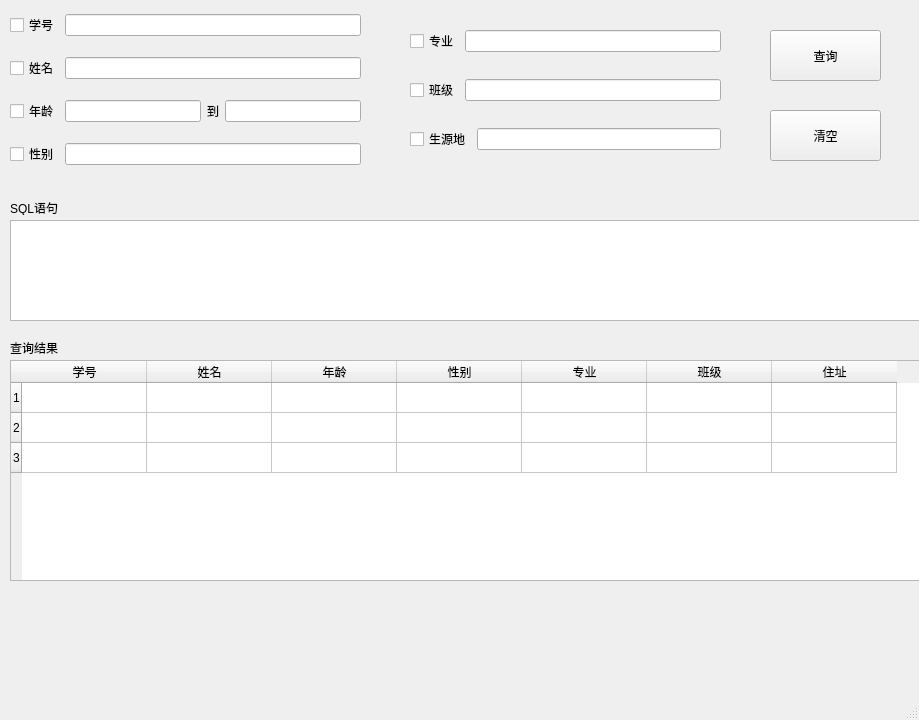
<?xml version="1.0" encoding="UTF-8"?>
<ui version="4.0">
 <class>MainWindow</class>
 <widget class="QMainWindow" name="MainWindow">
  <property name="geometry">
   <rect>
    <x>0</x>
    <y>0</y>
    <width>919</width>
    <height>720</height>
   </rect>
  </property>
  <property name="windowTitle">
   <string>MainWindow</string>
  </property>
  <widget class="QWidget" name="centralwidget">
   <widget class="QPushButton" name="pushButton">
    <property name="geometry">
     <rect>
      <x>770</x>
      <y>30</y>
      <width>111</width>
      <height>51</height>
     </rect>
    </property>
    <property name="text">
     <string>查询</string>
    </property>
   </widget>
   <widget class="QWidget" name="verticalLayoutWidget">
    <property name="geometry">
     <rect>
      <x>10</x>
      <y>0</y>
      <width>351</width>
      <height>181</height>
     </rect>
    </property>
    <layout class="QVBoxLayout" name="verticalLayout">
     <item>
      <layout class="QHBoxLayout" name="horizontalLayout">
       <item>
        <widget class="QCheckBox" name="checkBox">
         <property name="text">
          <string>学号</string>
         </property>
        </widget>
       </item>
       <item>
        <widget class="QLineEdit" name="lineEdit"/>
       </item>
      </layout>
     </item>
     <item>
      <layout class="QHBoxLayout" name="horizontalLayout_2">
       <item>
        <widget class="QCheckBox" name="checkBox_5">
         <property name="text">
          <string>姓名</string>
         </property>
        </widget>
       </item>
       <item>
        <widget class="QLineEdit" name="lineEdit_2"/>
       </item>
      </layout>
     </item>
     <item>
      <layout class="QHBoxLayout" name="horizontalLayout_4">
       <item>
        <widget class="QCheckBox" name="checkBox_7">
         <property name="text">
          <string>年龄</string>
         </property>
        </widget>
       </item>
       <item>
        <widget class="QLineEdit" name="lineEdit_5"/>
       </item>
       <item>
        <widget class="QLabel" name="label">
         <property name="text">
          <string>到</string>
         </property>
        </widget>
       </item>
       <item>
        <widget class="QLineEdit" name="lineEdit_4"/>
       </item>
      </layout>
     </item>
     <item>
      <layout class="QHBoxLayout" name="horizontalLayout_3">
       <item>
        <widget class="QCheckBox" name="checkBox_2">
         <property name="text">
          <string>性别</string>
         </property>
        </widget>
       </item>
       <item>
        <widget class="QLineEdit" name="lineEdit_3"/>
       </item>
      </layout>
     </item>
    </layout>
   </widget>
   <widget class="QWidget" name="verticalLayoutWidget_2">
    <property name="geometry">
     <rect>
      <x>410</x>
      <y>10</y>
      <width>311</width>
      <height>161</height>
     </rect>
    </property>
    <layout class="QVBoxLayout" name="verticalLayout_2">
     <item>
      <layout class="QHBoxLayout" name="horizontalLayout_5">
       <item>
        <widget class="QCheckBox" name="checkBox_4">
         <property name="text">
          <string>专业</string>
         </property>
        </widget>
       </item>
       <item>
        <widget class="QLineEdit" name="lineEdit_6"/>
       </item>
      </layout>
     </item>
     <item>
      <layout class="QHBoxLayout" name="horizontalLayout_7">
       <item>
        <widget class="QCheckBox" name="checkBox_6">
         <property name="text">
          <string>班级</string>
         </property>
        </widget>
       </item>
       <item>
        <widget class="QLineEdit" name="lineEdit_8"/>
       </item>
      </layout>
     </item>
     <item>
      <layout class="QHBoxLayout" name="horizontalLayout_8">
       <item>
        <widget class="QCheckBox" name="checkBox_3">
         <property name="text">
          <string>生源地</string>
         </property>
        </widget>
       </item>
       <item>
        <widget class="QLineEdit" name="lineEdit_9"/>
       </item>
      </layout>
     </item>
    </layout>
   </widget>
   <widget class="QTextBrowser" name="textBrowser">
    <property name="geometry">
     <rect>
      <x>10</x>
      <y>220</y>
      <width>931</width>
      <height>101</height>
     </rect>
    </property>
   </widget>
   <widget class="QLabel" name="label_2">
    <property name="geometry">
     <rect>
      <x>10</x>
      <y>200</y>
      <width>72</width>
      <height>15</height>
     </rect>
    </property>
    <property name="text">
     <string>SQL语句</string>
    </property>
   </widget>
   <widget class="QTableWidget" name="tableWidget">
    <property name="geometry">
     <rect>
      <x>10</x>
      <y>360</y>
      <width>931</width>
      <height>221</height>
     </rect>
    </property>
    <attribute name="horizontalHeaderDefaultSectionSize">
     <number>125</number>
    </attribute>
    <row>
     <property name="text">
      <string>1</string>
     </property>
    </row>
    <row>
     <property name="text">
      <string>2</string>
     </property>
    </row>
    <row>
     <property name="text">
      <string>3</string>
     </property>
    </row>
    <column>
     <property name="text">
      <string>学号</string>
     </property>
    </column>
    <column>
     <property name="text">
      <string>姓名</string>
     </property>
    </column>
    <column>
     <property name="text">
      <string>年龄</string>
     </property>
    </column>
    <column>
     <property name="text">
      <string>性别</string>
     </property>
    </column>
    <column>
     <property name="text">
      <string>专业</string>
     </property>
    </column>
    <column>
     <property name="text">
      <string>班级</string>
     </property>
    </column>
    <column>
     <property name="text">
      <string>住址</string>
     </property>
    </column>
   </widget>
   <widget class="QLabel" name="label_3">
    <property name="geometry">
     <rect>
      <x>10</x>
      <y>340</y>
      <width>72</width>
      <height>15</height>
     </rect>
    </property>
    <property name="text">
     <string>查询结果</string>
    </property>
   </widget>
   <widget class="QPushButton" name="pushButton_2">
    <property name="geometry">
     <rect>
      <x>770</x>
      <y>110</y>
      <width>111</width>
      <height>51</height>
     </rect>
    </property>
    <property name="text">
     <string>清空</string>
    </property>
   </widget>
  </widget>
  <widget class="QMenuBar" name="menubar">
   <property name="geometry">
    <rect>
     <x>0</x>
     <y>0</y>
     <width>919</width>
     <height>26</height>
    </rect>
   </property>
  </widget>
  <widget class="QStatusBar" name="statusbar"/>
 </widget>
 <resources/>
 <connections/>
</ui>
